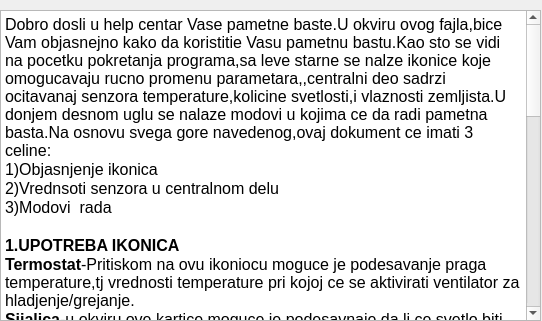
<?xml version="1.0" encoding="UTF-8"?>
<ui version="4.0">
 <class>pomocDialog</class>
 <widget class="QDialog" name="pomocDialog">
  <property name="geometry">
   <rect>
    <x>0</x>
    <y>0</y>
    <width>542</width>
    <height>321</height>
   </rect>
  </property>
  <property name="windowTitle">
   <string>Help</string>
  </property>
  <widget class="QTextEdit" name="textEdit">
   <property name="geometry">
    <rect>
     <x>0</x>
     <y>10</y>
     <width>541</width>
     <height>311</height>
    </rect>
   </property>
   <property name="html">
    <string>&lt;!DOCTYPE HTML PUBLIC &quot;-//W3C//DTD HTML 4.0//EN&quot; &quot;http://www.w3.org/TR/REC-html40/strict.dtd&quot;&gt;
&lt;html&gt;&lt;head&gt;&lt;meta name=&quot;qrichtext&quot; content=&quot;1&quot; /&gt;&lt;meta charset=&quot;utf-8&quot; /&gt;&lt;style type=&quot;text/css&quot;&gt;
p, li { white-space: pre-wrap; }
hr { height: 1px; border-width: 0; }
li.unchecked::marker { content: &quot;\2610&quot;; }
li.checked::marker { content: &quot;\2612&quot;; }
&lt;/style&gt;&lt;/head&gt;&lt;body style=&quot; font-family:'Sans Serif'; font-size:9pt; font-weight:400; font-style:normal;&quot;&gt;
&lt;p style=&quot; margin-top:0px; margin-bottom:0px; margin-left:0px; margin-right:0px; -qt-block-indent:0; text-indent:0px;&quot;&gt;&lt;span style=&quot; font-size:12pt;&quot;&gt;Dobro dosli u help centar Vase pametne baste.U okviru ovog fajla,bice Vam objasnejno kako da koristitie Vasu pametnu bastu.Kao sto se vidi na pocetku pokretanja programa,sa leve starne se nalze ikonice koje omogucavaju rucno promenu parametara,,centralni deo sadrzi ocitavanaj senzora temperature,kolicine svetlosti,i vlaznosti zemljista.U donjem desnom uglu se nalaze modovi u kojima ce da radi pametna basta.Na osnovu svega gore navedenog,ovaj dokument ce imati 3 celine:&lt;/span&gt;&lt;/p&gt;
&lt;p style=&quot; margin-top:0px; margin-bottom:0px; margin-left:0px; margin-right:0px; -qt-block-indent:0; text-indent:0px;&quot;&gt;&lt;span style=&quot; font-size:12pt;&quot;&gt;1)Objasnjenje ikonica&lt;/span&gt;&lt;/p&gt;
&lt;p style=&quot; margin-top:0px; margin-bottom:0px; margin-left:0px; margin-right:0px; -qt-block-indent:0; text-indent:0px;&quot;&gt;&lt;span style=&quot; font-size:12pt;&quot;&gt;2)Vrednsoti senzora u centralnom delu&lt;/span&gt;&lt;/p&gt;
&lt;p style=&quot; margin-top:0px; margin-bottom:0px; margin-left:0px; margin-right:0px; -qt-block-indent:0; text-indent:0px;&quot;&gt;&lt;span style=&quot; font-size:12pt;&quot;&gt;3)Modovi  rada&lt;/span&gt;&lt;/p&gt;
&lt;p style=&quot;-qt-paragraph-type:empty; margin-top:0px; margin-bottom:0px; margin-left:0px; margin-right:0px; -qt-block-indent:0; text-indent:0px; font-size:12pt;&quot;&gt;&lt;br /&gt;&lt;/p&gt;
&lt;p style=&quot; margin-top:0px; margin-bottom:0px; margin-left:0px; margin-right:0px; -qt-block-indent:0; text-indent:0px;&quot;&gt;&lt;span style=&quot; font-size:12pt; font-weight:700;&quot;&gt;1.UPOTREBA IKONICA&lt;/span&gt;&lt;/p&gt;
&lt;p style=&quot; margin-top:0px; margin-bottom:0px; margin-left:0px; margin-right:0px; -qt-block-indent:0; text-indent:0px;&quot;&gt;&lt;span style=&quot; font-size:12pt; font-weight:700;&quot;&gt;Termostat&lt;/span&gt;&lt;span style=&quot; font-size:12pt;&quot;&gt;-Pritiskom na ovu ikoniocu moguce je podesavanje praga temperature,tj vrednosti temperature pri kojoj ce se aktivirati ventilator za hladjenje/grejanje.&lt;/span&gt;&lt;/p&gt;
&lt;p style=&quot; margin-top:0px; margin-bottom:0px; margin-left:0px; margin-right:0px; -qt-block-indent:0; text-indent:0px;&quot;&gt;&lt;span style=&quot; font-size:12pt; font-weight:700;&quot;&gt;Sijalica&lt;/span&gt;&lt;span style=&quot; font-size:12pt;&quot;&gt;-u okviru ove kartice moguce je podesavnaje da li ce svetlo biti ukljuceno ili ne.Ako se korisnik odluci da ukljuci svetlo nudi mu se opciaj da podesi vreme koliko dugo ce sveto biti ukljuceno,kao i da podesi intenzitet jacine svetlosti.Ako se ipak odluci da svetlo bude iskljuceno onda ce biljke biti u mraku kada nema sunceve svetlsoti.Kod podesavanja vremena,postavlajju se vednosti od 1 do 12,a dodavanjem AM ILI PM sisitem automatski prepoznaje o kom vremeu se radi(npr ako podesite 1:00:00AM treitrace ga kao 1h ujutru,a ako se posatvi 1:00:00PM tretira ga kao 13h popodne)&lt;/span&gt;&lt;/p&gt;
&lt;p style=&quot; margin-top:0px; margin-bottom:0px; margin-left:0px; margin-right:0px; -qt-block-indent:0; text-indent:0px;&quot;&gt;&lt;span style=&quot; font-size:12pt; font-weight:700;&quot;&gt;Ventilator&lt;/span&gt;&lt;span style=&quot; font-size:12pt;&quot;&gt;-u ovoj kartici podesavamo briznu kojom ce ventilator da radi kada temeratura predje prag podesen u kartici termostat.Brizne idu od 1 do 5.&lt;/span&gt;&lt;/p&gt;
&lt;p style=&quot; margin-top:0px; margin-bottom:0px; margin-left:0px; margin-right:0px; -qt-block-indent:0; text-indent:0px;&quot;&gt;&lt;span style=&quot; font-size:12pt; font-weight:700;&quot;&gt;Zalivanje&lt;/span&gt;&lt;span style=&quot; font-size:12pt;&quot;&gt;-u okviru ove kartice korisnik konfigurise brzinu zalivanja,tj protoka vode kao i prag vaznosti zemljista kada treba ukljuciti zalivanje.Brzine idu od 1 do 5,a vlaznost od 0% do 100%&lt;/span&gt;&lt;/p&gt;
&lt;p style=&quot;-qt-paragraph-type:empty; margin-top:0px; margin-bottom:0px; margin-left:0px; margin-right:0px; -qt-block-indent:0; text-indent:0px; font-size:12pt;&quot;&gt;&lt;br /&gt;&lt;/p&gt;
&lt;p style=&quot; margin-top:0px; margin-bottom:0px; margin-left:0px; margin-right:0px; -qt-block-indent:0; text-indent:0px;&quot;&gt;&lt;span style=&quot; font-size:12pt; font-weight:700;&quot;&gt;2.OCITAVANJA SENZORA&lt;/span&gt;&lt;/p&gt;
&lt;p style=&quot; margin-top:0px; margin-bottom:0px; margin-left:0px; margin-right:0px; -qt-block-indent:0; text-indent:0px;&quot;&gt;&lt;span style=&quot; font-size:12pt;&quot;&gt;    Kao sto je ranije receno centralni deo ce ciniti ocitavanja 3 senozra:&lt;/span&gt;&lt;/p&gt;
&lt;p style=&quot; margin-top:0px; margin-bottom:0px; margin-left:0px; margin-right:0px; -qt-block-indent:0; text-indent:0px;&quot;&gt;&lt;span style=&quot; font-size:12pt;&quot;&gt;1)&lt;/span&gt;&lt;span style=&quot; font-size:12pt; font-weight:700;&quot;&gt;Senzor temperature&lt;/span&gt;&lt;span style=&quot; font-size:12pt;&quot;&gt; ocitava spoljnu temepraturu&lt;/span&gt;&lt;/p&gt;
&lt;p style=&quot; margin-top:0px; margin-bottom:0px; margin-left:0px; margin-right:0px; -qt-block-indent:0; text-indent:0px;&quot;&gt;&lt;span style=&quot; font-size:12pt;&quot;&gt;2)&lt;/span&gt;&lt;span style=&quot; font-size:12pt; font-weight:700;&quot;&gt;Senzor kolicine svetlosti&lt;/span&gt;&lt;span style=&quot; font-size:12pt;&quot;&gt;,ocitava kolika je jacina svetlsoti koja pada na biljku.&lt;/span&gt;&lt;/p&gt;
&lt;p style=&quot; margin-top:0px; margin-bottom:0px; margin-left:0px; margin-right:0px; -qt-block-indent:0; text-indent:0px;&quot;&gt;&lt;span style=&quot; font-size:12pt;&quot;&gt;3)&lt;/span&gt;&lt;span style=&quot; font-size:12pt; font-weight:700;&quot;&gt;Senzor vlaznosti zemljista &lt;/span&gt;&lt;span style=&quot; font-size:12pt;&quot;&gt;ocitava vlaznost zemljista gde se nalzi biljka&lt;/span&gt;&lt;/p&gt;
&lt;p style=&quot;-qt-paragraph-type:empty; margin-top:0px; margin-bottom:0px; margin-left:0px; margin-right:0px; -qt-block-indent:0; text-indent:0px; font-size:12pt;&quot;&gt;&lt;br /&gt;&lt;/p&gt;
&lt;p style=&quot; margin-top:0px; margin-bottom:0px; margin-left:0px; margin-right:0px; -qt-block-indent:0; text-indent:0px;&quot;&gt;&lt;span style=&quot; font-size:12pt; font-weight:700;&quot;&gt;3.REZIMI RADA&lt;/span&gt;&lt;/p&gt;
&lt;p style=&quot; margin-top:0px; margin-bottom:0px; margin-left:0px; margin-right:0px; -qt-block-indent:0; text-indent:0px;&quot;&gt;&lt;span style=&quot; font-size:12pt;&quot;&gt;    Postoje dva rezima rada:&lt;/span&gt;&lt;/p&gt;
&lt;p style=&quot; margin-top:0px; margin-bottom:0px; margin-left:0px; margin-right:0px; -qt-block-indent:0; text-indent:0px;&quot;&gt;&lt;span style=&quot; font-size:12pt;&quot;&gt;1)&lt;/span&gt;&lt;span style=&quot; font-size:12pt; font-weight:700;&quot;&gt;Manuelni rezim rada&lt;/span&gt;&lt;span style=&quot; font-size:12pt;&quot;&gt; gde korsinik pomocu kartica(objasnejnih u glavi 1),modeluje po svom nahodjenju kako ce sistem najbolje da radi.&lt;/span&gt;&lt;/p&gt;
&lt;p style=&quot; margin-top:0px; margin-bottom:0px; margin-left:0px; margin-right:0px; -qt-block-indent:0; text-indent:0px;&quot;&gt;&lt;span style=&quot; font-size:12pt;&quot;&gt;2)&lt;/span&gt;&lt;span style=&quot; font-size:12pt; font-weight:700;&quot;&gt;Automatski rezim rada&lt;/span&gt;&lt;span style=&quot; font-size:12pt;&quot;&gt; u okviru ovog rezima sve se desava automatski i svi parametri su podeseni u softveru,tj korisnik nema mogucnost da ih menja.&lt;/span&gt;&lt;/p&gt;
&lt;p style=&quot;-qt-paragraph-type:empty; margin-top:0px; margin-bottom:0px; margin-left:0px; margin-right:0px; -qt-block-indent:0; text-indent:0px; font-size:12pt;&quot;&gt;&lt;br /&gt;&lt;/p&gt;
&lt;p style=&quot;-qt-paragraph-type:empty; margin-top:0px; margin-bottom:0px; margin-left:0px; margin-right:0px; -qt-block-indent:0; text-indent:0px; font-size:12pt; font-weight:700;&quot;&gt;&lt;br /&gt;&lt;/p&gt;
&lt;p style=&quot;-qt-paragraph-type:empty; margin-top:0px; margin-bottom:0px; margin-left:0px; margin-right:0px; -qt-block-indent:0; text-indent:0px; font-size:12pt;&quot;&gt;&lt;br /&gt;&lt;/p&gt;
&lt;p style=&quot;-qt-paragraph-type:empty; margin-top:0px; margin-bottom:0px; margin-left:0px; margin-right:0px; -qt-block-indent:0; text-indent:0px; font-size:12pt;&quot;&gt;&lt;br /&gt;&lt;/p&gt;&lt;/body&gt;&lt;/html&gt;</string>
   </property>
  </widget>
 </widget>
 <resources/>
 <connections/>
</ui>
